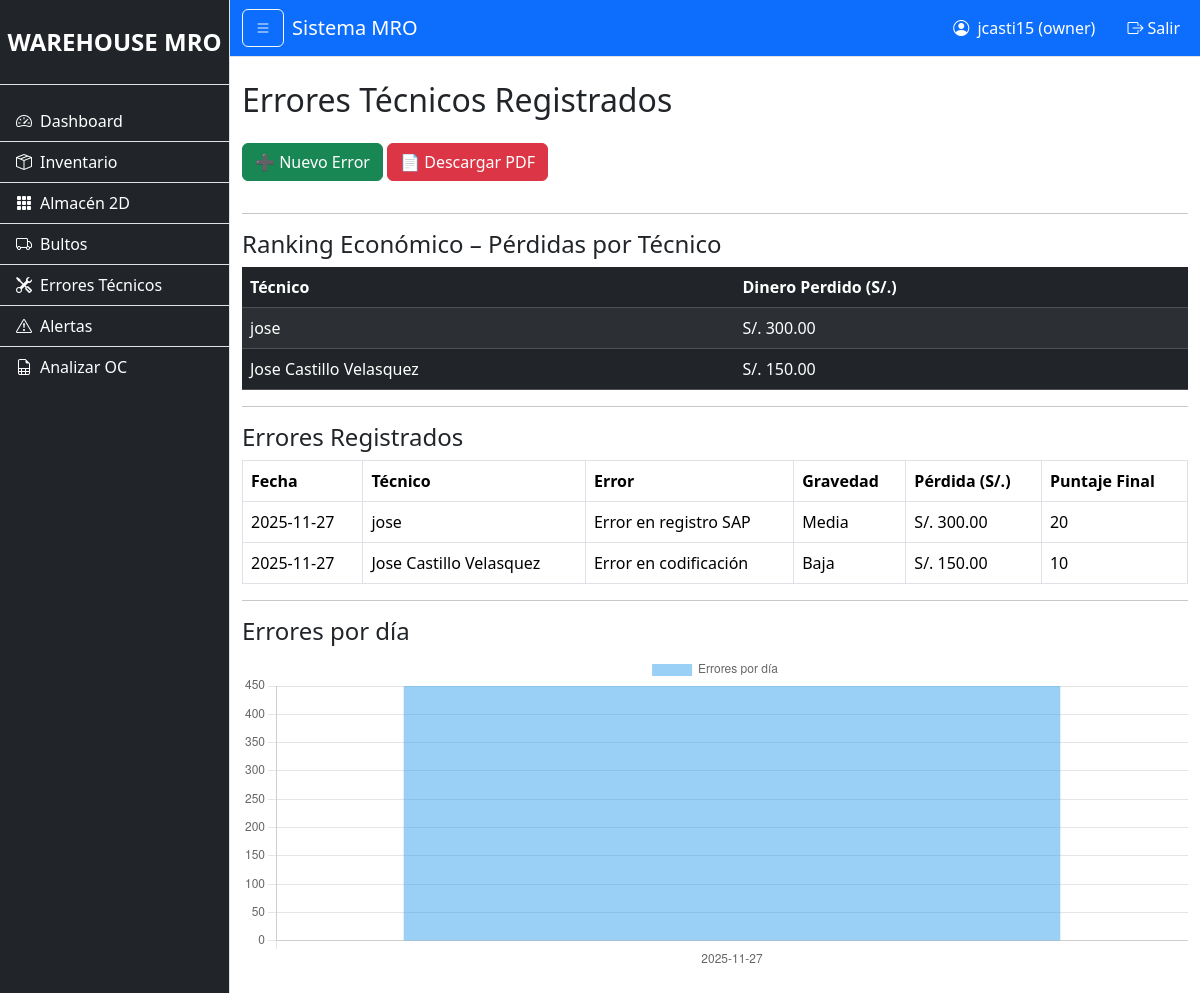
/technician_errors/list (signed in), run on the app's committed database.
### models/user.py (models this page shows, shortened)
class User(UserMixin, db.Model):
    __tablename__ = "users"
    id = db.Column(db.Integer, primary_key=True)
    username = db.Column(db.String(100), nullable=False, unique=True)
    password_hash = db.Column(db.String(255), nullable=False)
    role = db.Column(db.String(20), default="usuario")  # owner, admin, usuario
    creado_en = db.Column(db.DateTime, default=datetime.utcnow)

### models/technician_error.py (models this page shows)
class TechnicianError(db.Model):
    __tablename__ = "technician_errors"
    id = db.Column(db.Integer, primary_key=True)
    tecnico = db.Column(db.String(120), nullable=False)
    tipo_error = db.Column(db.String(120), nullable=False)
    gravedad = db.Column(db.String(50), nullable=False)
    observacion = db.Column(db.Text, nullable=True)
    dinero_perdido = db.Column(db.Float, nullable=False, default=0.0)
    puntaje = db.Column(db.Integer, nullable=False, default=0)
    fecha_hora = db.Column(db.DateTime, default=datetime.utcnow)
    creado_en = db.Column(db.DateTime, default=datetime.utcnow)

### routes/technician_errors_routes.py (the view)
@technician_errors_bp.route("/list")
@login_required
def list_errors():
    errores = TechnicianError.query.order_by(
        TechnicianError.fecha_hora.desc()
    ).all()
    ranking = (
        db.session.query(
            TechnicianError.tecnico,
            func.sum(TechnicianError.dinero_perdido)
        )
        .group_by(TechnicianError.tecnico)
        .order_by(func.sum(TechnicianError.dinero_perdido).desc())
        .all()
    )
    ranking_dict = {r[0]: float(r[1]) for r in ranking}
    graf_raw = (
        db.session.query(
            func.date(TechnicianError.fecha_hora),
            func.sum(TechnicianError.dinero_perdido)
        )
        .group_by(func.date(TechnicianError.fecha_hora))
        .order_by(func.date(TechnicianError.fecha_hora))
        .all()
    )
    graf_por_dia = {str(r[0]): float(r[1]) for r in graf_raw}
    return render_template(
        "technician_errors/form_list.html",
        errores=errores,
        ranking=ranking_dict,
        graf_por_dia=graf_por_dia
    )

### app.py (called while the page is built)
@login_manager.user_loader
def load_user(user_id):
    return User.query.get(int(user_id))

### templates/technician_errors/form_list.html (shortened to what this page needs)
{% extends "base.html" %}
{% block content %}
<h2 class="mb-4">Errores Técnicos Registrados</h2>
<a href="{{ url_for('technician_errors.new_error') }}" class="btn btn-success mb-3">➕ Nuevo Error</a>
<a href="{{ url_for('technician_errors.reporte_pdf') }}" class="btn btn-danger mb-3">📄 Descargar PDF</a>
<hr>
<h4>Ranking Económico – Pérdidas por Técnico</h4>
<table class="table table-dark table-striped">
    <thead>
        <tr>
            <th>Técnico</th>
            <th>Dinero Perdido (S/.)</th>
        </tr>
    </thead>
    <tbody>
        {% for tecnico, monto in ranking.items() %}
        <tr>
            <td>{{ tecnico }}</td>
            <td>S/. {{ "%.2f"|format(monto) }}</td>
        </tr>
        {% endfor %}
    </tbody>
</table>
<hr>
<h4>Errores Registrados</h4>
<table class="table table-bordered">
    <thead>
        <tr>
            <th>Fecha</th>
            <th>Técnico</th>
            <th>Error</th>
            <th>Gravedad</th>
            <th>Pérdida (S/.)</th>
            <th>Puntaje Final</th>
        </tr>
    </thead>
    <tbody>
        {% for e in errores %}
        <tr>
            <td>{{ e.fecha_hora.strftime("%Y-%m-%d") }}</td>
            <td>{{ e.tecnico }}</td>
            <td>{{ e.tipo_error }}</td>
            <td>{{ e.gravedad }}</td>
            <td>S/. {{ "%.2f"|format(e.dinero_perdido) }}</td>
            <td>{{ e.puntaje }}</td>
        </tr>
        {% endfor %}
    </tbody>
</table>
<hr>
<h4>Errores por día</h4>
<canvas id="grafDias" height="100"></canvas>
<script>
    const labels = {{ graf_por_dia.keys() | list | safe }};
    const datos = {{ graf_por_dia.values() | list | safe }};
    new Chart(document.getElementById('grafDias'), {
        type: 'bar',
        data: {
            labels: labels,
            datasets: [{
                label: 'Errores por día',
                data: datos
            }]
        }
    });
</script>
{% endblock %}

### templates/base.html (shortened to what this page needs)
<!doctype html>
<html lang="es">
<head>
    <link href="https://cdn.jsdelivr.net/npm/bootstrap@5.3.3/dist/css/bootstrap.min.css" rel="stylesheet">
    <link href="https://cdn.jsdelivr.net/npm/bootstrap-icons@1.11.3/font/bootstrap-icons.css" rel="stylesheet">
    <link rel="stylesheet" href="{{ url_for('static', filename='css/style.css') }}">
    <link rel="stylesheet" href="{{ url_for('static', filename='css/dashboard.css') }}">
</head>
<body>
<div class="d-flex" id="wrapper">
    {% if current_user.is_authenticated %}
    <div class="border-end bg-dark text-white" id="sidebar-wrapper">
        <div class="sidebar-heading text-center py-4 fs-4 fw-bold border-bottom">
            WAREHOUSE MRO
        </div>
        <div class="list-group list-group-flush my-3">
            <a href="{{ url_for('dashboard.dashboard') }}"
               class="list-group-item list-group-item-action bg-dark text-white">
                <i class="bi bi-speedometer2 me-2"></i>Dashboard
            </a>
            <a href="{{ url_for('inventory.list_inventory') }}"
               class="list-group-item list-group-item-action bg-dark text-white">
                <i class="bi bi-box-seam me-2"></i>Inventario
            </a>
            <a href="{{ url_for('warehouse2d.map_view') }}"
               class="list-group-item list-group-item-action bg-dark text-white">
                <i class="bi bi-grid-3x3-gap-fill me-2"></i>Almacén 2D
            </a>
            <a href="{{ url_for('bultos.new_bulto') }}"
            class="list-group-item list-group-item-action bg-dark text-white">
                <i class="bi bi-truck me-2"></i>Bultos
            </a>
            <a href="{{ url_for('technician_errors.list_errors') }}"
               class="list-group-item list-group-item-action bg-dark text-white">
                <i class="bi bi-tools me-2"></i>Errores Técnicos
            </a>
            <a href="{{ url_for('alerts.list_alerts') }}"
               class="list-group-item list-group-item-action bg-dark text-white">
                <i class="bi bi-exclamation-triangle me-2"></i>Alertas
            </a>
            <a href="{{ url_for('analisis_oc.upload_oc') }}"
               class="list-group-item list-group-item-action bg-dark text-white">
                <i class="bi bi-file-earmark-spreadsheet me-2"></i>Analizar OC
            </a>
        </div>
    </div>
    {% endif %}
    <div id="page-content-wrapper">
        <nav class="navbar navbar-expand-lg navbar-dark bg-primary border-bottom">
            <div class="container-fluid">
                {% if current_user.is_authenticated %}
                <button class="btn btn-outline-light" id="menu-toggle">
                    <i class="bi bi-list"></i>
                </button>
                {% endif %}
                <span class="navbar-brand ms-2">Sistema MRO</span>
                <div class="collapse navbar-collapse">
                    <ul class="navbar-nav ms-auto">
                        {% if current_user.is_authenticated %}
                        <li class="nav-item me-3">
                            <span class="nav-link text-white">
                                <i class="bi bi-person-circle me-1"></i>
                                {{ current_user.username }} ({{ current_user.role }})
                            </span>
                        </li>
                        <li class="nav-item">
                            <a class="nav-link text-white" href="{{ url_for('auth.logout') }}">
                                <i class="bi bi-box-arrow-right me-1"></i>Salir
                            </a>
                        </li>
                        {% endif %}
                    </ul>
                </div>
            </div>
        </nav>
        <div class="container-fluid py-4">
            {% block content %}{% endblock %}
        </div>
    </div>
</div>
</body>
</html>

### static/css/style.css (style rules this page uses)
body { font-family: system-ui, -apple-system, "Segoe UI", sans-serif; }
#wrapper { min-height: 100vh; }
#sidebar-wrapper { min-width: 230px; max-width: 230px; }
#page-content-wrapper { width: 100%; }

### data on the page
User: username "jcasti15", role "owner"
TechnicianError: tecnico "jose", dinero_perdido "300.00", fecha_hora "2025-11-27", tipo_error "Error en registro SAP", gravedad "Media", puntaje "20"
TechnicianError: tecnico "Jose Castillo Velasquez", dinero_perdido "150.00", fecha_hora "2025-11-27", tipo_error "Error en codificación", gravedad "Baja", puntaje "10"

### other printed values
chart data {{ graf_por_dia.keys() | list | safe }} ['2025-11-27']
chart data {{ graf_por_dia.values() | list | safe }} [450.0]
